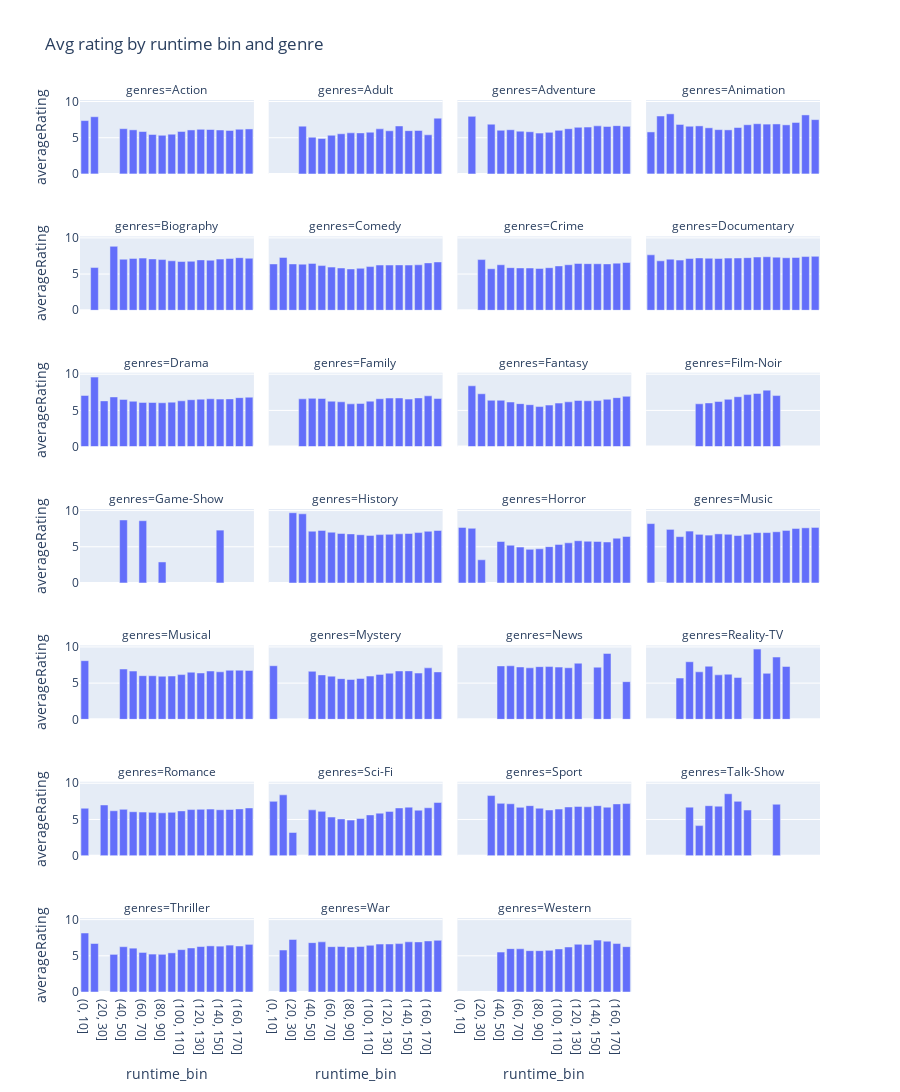

Notebook cell for this chart:
### Code cell
fig = px.bar(avg_rating_by_runtime_bin_and_genre, x="runtime_bin", y="averageRating", facet_col="genres", facet_col_wrap=4, title='Avg rating by runtime bin and genre')
fig.update_layout(height=4000)
fig.show()

### Figure 1 — Plotly figure (JSON) as saved in the notebook; plotly's stock layout.template omitted (floating-point values rounded to 4 significant figures)
{"data": [{"alignmentgroup": "True", "hovertemplate": "genres=Action<br>runtime_bin=%{x}<br>averageRating=%{y}<extra></extra>", "legendgroup": "", "marker": {"color": "#636efa", "pattern": {"shape": ""}}, "name": "", "offsetgroup": "", "orientation": "v", "showlegend": false, "textposition": "auto", "type": "bar", "x": ["(0, 10]", "(10, 20]", "(20, 30]", "(30, 40]", "(40, 50]", "(50, 60]", "(60, 70]", "(70, 80]", "(80, 90]", "(90, 100]", "(100, 110]", "(110, 120]", "(120, 130]", "(130, 140]", "(140, 150]", "(150, 160]", "(160, 170]", "(170, 180]"], "xaxis": "x25", "y": [7.367, 7.9, null, null, 6.247, 6.088, 5.855, 5.446, 5.338, 5.482, 5.863, 6.074, 6.164, 6.134, 6.067, 6.002, 6.171, 6.211], "yaxis": "y25"}, {"alignmentgroup": "True", "hovertemplate": "genres=Adult<br>runtime_bin=%{x}<br>averageRating=%{y}<extra></extra>", "legendgroup": "", "marker": {"color": "#636efa", "pattern": {"shape": ""}}, "name": "", "offsetgroup": "", "orientation": "v", "showlegend": false, "textposition": "auto", "type": "bar", "x": ["(0, 10]", "(10, 20]", "(20, 30]", "(30, 40]", "(40, 50]", "(50, 60]", "(60, 70]", "(70, 80]", "(80, 90]", "(90, 100]", "(100, 110]", "(110, 120]", "(120, 130]", "(130, 140]", "(140, 150]", "(150, 160]", "(160, 170]", "(170, 180]"], "xaxis": "x26", "y": [null, null, null, 6.6, 5.066, 4.892, 5.341, 5.545, 5.674, 5.665, 5.763, 6.223, 5.956, 6.622, 5.975, 6, 5.4, 7.7], "yaxis": "y26"}, {"alignmentgroup": "True", "hovertemplate": "genres=Adventure<br>runtime_bin=%{x}<br>averageRating=%{y}<extra></extra>", "legendgroup": "", "marker": {"color": "#636efa", "pattern": {"shape": ""}}, "name": "", "offsetgroup": "", "orientation": "v", "showlegend": false, "textposition": "auto", "type": "bar", "x": ["(0, 10]", "(10, 20]", "(20, 30]", "(30, 40]", "(40, 50]", "(50, 60]", "(60, 70]", "(70, 80]", "(80, 90]", "(90, 100]", "(100, 110]", "(110, 120]", "(120, 130]", "(130, 140]", "(140, 150]", "(150, 160]", "(160, 170]", "(170, 180]"], "xaxis": "x27", "y": [null, 7.95, null, 6.867, 6.031, 6.102, 5.9, 5.826, 5.636, 5.739, 6.016, 6.247, 6.436, 6.47, 6.639, 6.552, 6.669, 6.574], "yaxis": "y27"}, {"alignmentgroup": "True", "hovertemplate": "genres=Animation<br>runtime_bin=%{x}<br>averageRating=%{y}<extra></extra>", "legendgroup": "", "marker": {"color": "#636efa", "pattern": {"shape": ""}}, "name": "", "offsetgroup": "", "orientation": "v", "showlegend": false, "textposition": "auto", "type": "bar", "x": ["(0, 10]", "(10, 20]", "(20, 30]", "(30, 40]", "(40, 50]", "(50, 60]", "(60, 70]", "(70, 80]", "(80, 90]", "(90, 100]", "(100, 110]", "(110, 120]", "(120, 130]", "(130, 140]", "(140, 150]", "(150, 160]", "(160, 170]", "(170, 180]"], "xaxis": "x28", "y": [5.8, 8, 8.3, 6.833, 6.585, 6.634, 6.37, 6.117, 6.085, 6.409, 6.791, 6.935, 6.879, 6.902, 6.777, 7.106, 8.15, 7.5], "yaxis": "y28"}, {"alignmentgroup": "True", "hovertemplate": "genres=Biography<br>runtime_bin=%{x}<br>averageRating=%{y}<extra></extra>", "legendgroup": "", "marker": {"color": "#636efa", "pattern": {"shape": ""}}, "name": "", "offsetgroup": "", "orientation": "v", "showlegend": false, "textposition": "auto", "type": "bar", "x": ["(0, 10]", "(10, 20]", "(20, 30]", "(30, 40]", "(40, 50]", "(50, 60]", "(60, 70]", "(70, 80]", "(80, 90]", "(90, 100]", "(100, 110]", "(110, 120]", "(120, 130]", "(130, 140]", "(140, 150]", "(150, 160]", "(160, 170]", "(170, 180]"], "xaxis": "x21", "y": [null, 5.9, null, 8.833, 7.05, 7.165, 7.203, 7.091, 7.002, 6.832, 6.734, 6.768, 6.96, 6.916, 7.07, 7.147, 7.265, 7.187], "yaxis": "y21"}, {"alignmentgroup": "True", "hovertemplate": "genres=Comedy<br>runtime_bin=%{x}<br>averageRating=%{y}<extra></extra>", "legendgroup": "", "marker": {"color": "#636efa", "pattern": {"shape": ""}}, "name": "", "offsetgroup": "", "orientation": "v", "showlegend": false, "textposition": "auto", "type": "bar", "x": ["(0, 10]", "(10, 20]", "(20, 30]", "(30, 40]", "(40, 50]", "(50, 60]", "(60, 70]", "(70, 80]", "(80, 90]", "(90, 100]", "(100, 110]", "(110, 120]", "(120, 130]", "(130, 140]", "(140, 150]", "(150, 160]", "(160, 170]", "(170, 180]"], "xaxis": "x22", "y": [6.4, 7.3, 6.4, 6.367, 6.475, 6.173, 5.963, 5.839, 5.708, 5.801, 6.033, 6.246, 6.246, 6.264, 6.247, 6.279, 6.545, 6.674], "yaxis": "y22"}, {"alignmentgroup": "True", "hovertemplate": "genres=Crime<br>runtime_bin=%{x}<br>averageRating=%{y}<extra></extra>", "legendgroup": "", "marker": {"color": "#636efa", "pattern": {"shape": ""}}, "name": "", "offsetgroup": "", "orientation": "v", "showlegend": false, "textposition": "auto", "type": "bar", "x": ["(0, 10]", "(10, 20]", "(20, 30]", "(30, 40]", "(40, 50]", "(50, 60]", "(60, 70]", "(70, 80]", "(80, 90]", "(90, 100]", "(100, 110]", "(110, 120]", "(120, 130]", "(130, 140]", "(140, 150]", "(150, 160]", "(160, 170]", "(170, 180]"], "xaxis": "x23", "y": [null, null, 7, 5.733, 6.282, 5.885, 5.848, 5.837, 5.777, 5.88, 6.125, 6.287, 6.466, 6.437, 6.425, 6.407, 6.511, 6.599], "yaxis": "y23"}, {"alignmentgroup": "True", "hovertemplate": "genres=Documentary<br>runtime_bin=%{x}<br>averageRating=%{y}<extra></extra>", "legendgroup": "", "marker": {"color": "#636efa", "pattern": {"shape": ""}}, "name": "", "offsetgroup": "", "orientation": "v", "showlegend": false, "textposition": "auto", "type": "bar", "x": ["(0, 10]", "(10, 20]", "(20, 30]", "(30, 40]", "(40, 50]", "(50, 60]", "(60, 70]", "(70, 80]", "(80, 90]", "(90, 100]", "(100, 110]", "(110, 120]", "(120, 130]", "(130, 140]", "(140, 150]", "(150, 160]", "(160, 170]", "(170, 180]"], "xaxis": "x24", "y": [7.657, 6.83, 7.063, 6.929, 7.148, 7.229, 7.186, 7.153, 7.205, 7.219, 7.268, 7.354, 7.394, 7.337, 7.255, 7.29, 7.418, 7.451], "yaxis": "y24"}, {"alignmentgroup": "True", "hovertemplate": "genres=Drama<br>runtime_bin=%{x}<br>averageRating=%{y}<extra></extra>", "legendgroup": "", "marker": {"color": "#636efa", "pattern": {"shape": ""}}, "name": "", "offsetgroup": "", "orientation": "v", "showlegend": false, "textposition": "auto", "type": "bar", "x": ["(0, 10]", "(10, 20]", "(20, 30]", "(30, 40]", "(40, 50]", "(50, 60]", "(60, 70]", "(70, 80]", "(80, 90]", "(90, 100]", "(100, 110]", "(110, 120]", "(120, 130]", "(130, 140]", "(140, 150]", "(150, 160]", "(160, 170]", "(170, 180]"], "xaxis": "x17", "y": [7.067, 9.6, 6.317, 6.862, 6.521, 6.266, 6.105, 6.092, 6.056, 6.141, 6.326, 6.477, 6.555, 6.608, 6.563, 6.593, 6.763, 6.828], "yaxis": "y17"}, {"alignmentgroup": "True", "hovertemplate": "genres=Family<br>runtime_bin=%{x}<br>averageRating=%{y}<extra></extra>", "legendgroup": "", "marker": {"color": "#636efa", "pattern": {"shape": ""}}, "name": "", "offsetgroup": "", "orientation": "v", "showlegend": false, "textposition": "auto", "type": "bar", "x": ["(0, 10]", "(10, 20]", "(20, 30]", "(30, 40]", "(40, 50]", "(50, 60]", "(60, 70]", "(70, 80]", "(80, 90]", "(90, 100]", "(100, 110]", "(110, 120]", "(120, 130]", "(130, 140]", "(140, 150]", "(150, 160]", "(160, 170]", "(170, 180]"], "xaxis": "x18", "y": [null, null, null, 6.6, 6.665, 6.648, 6.272, 6.19, 5.906, 5.969, 6.277, 6.614, 6.705, 6.717, 6.562, 6.728, 7.017, 6.643], "yaxis": "y18"}, {"alignmentgroup": "True", "hovertemplate": "genres=Fantasy<br>runtime_bin=%{x}<br>averageRating=%{y}<extra></extra>", "legendgroup": "", "marker": {"color": "#636efa", "pattern": {"shape": ""}}, "name": "", "offsetgroup": "", "orientation": "v", "showlegend": false, "textposition": "auto", "type": "bar", "x": ["(0, 10]", "(10, 20]", "(20, 30]", "(30, 40]", "(40, 50]", "(50, 60]", "(60, 70]", "(70, 80]", "(80, 90]", "(90, 100]", "(100, 110]", "(110, 120]", "(120, 130]", "(130, 140]", "(140, 150]", "(150, 160]", "(160, 170]", "(170, 180]"], "xaxis": "x19", "y": [null, 8.4, 7.3, 6.4, 6.401, 6.161, 5.938, 5.789, 5.529, 5.736, 6.012, 6.184, 6.376, 6.332, 6.359, 6.537, 6.766, 6.95], "yaxis": "y19"}, {"alignmentgroup": "True", "hovertemplate": "genres=Film-Noir<br>runtime_bin=%{x}<br>averageRating=%{y}<extra></extra>", "legendgroup": "", "marker": {"color": "#636efa", "pattern": {"shape": ""}}, "name": "", "offsetgroup": "", "orientation": "v", "showlegend": false, "textposition": "auto", "type": "bar", "x": ["(0, 10]", "(10, 20]", "(20, 30]", "(30, 40]", "(40, 50]", "(50, 60]", "(60, 70]", "(70, 80]", "(80, 90]", "(90, 100]", "(100, 110]", "(110, 120]", "(120, 130]", "(130, 140]", "(140, 150]", "(150, 160]", "(160, 170]", "(170, 180]"], "xaxis": "x20", "y": [null, null, null, null, null, 5.913, 6.033, 6.228, 6.532, 6.892, 7.186, 7.344, 7.8, 7.05, null, null, null, null], "yaxis": "y20"}, {"alignmentgroup": "True", "hovertemplate": "genres=Game-Show<br>runtime_bin=%{x}<br>averageRating=%{y}<extra></extra>", "legendgroup": "", "marker": {"color": "#636efa", "pattern": {"shape": ""}}, "name": "", "offsetgroup": "", "orientation": "v", "showlegend": false, "textposition": "auto", "type": "bar", "x": ["(0, 10]", "(10, 20]", "(20, 30]", "(30, 40]", "(40, 50]", "(50, 60]", "(60, 70]", "(70, 80]", "(80, 90]", "(90, 100]", "(100, 110]", "(110, 120]", "(120, 130]", "(130, 140]", "(140, 150]", "(150, 160]", "(160, 170]", "(170, 180]"], "xaxis": "x13", "y": [null, null, null, null, 8.7, null, 8.6, null, 2.9, null, null, null, null, null, 7.3, null, null, null], "yaxis": "y13"}, {"alignmentgroup": "True", "hovertemplate": "genres=History<br>runtime_bin=%{x}<br>averageRating=%{y}<extra></extra>", "legendgroup": "", "marker": {"color": "#636efa", "pattern": {"shape": ""}}, "name": "", "offsetgroup": "", "orientation": "v", "showlegend": false, "textposition": "auto", "type": "bar", "x": ["(0, 10]", "(10, 20]", "(20, 30]", "(30, 40]", "(40, 50]", "(50, 60]", "(60, 70]", "(70, 80]", "(80, 90]", "(90, 100]", "(100, 110]", "(110, 120]", "(120, 130]", "(130, 140]", "(140, 150]", "(150, 160]", "(160, 170]", "(170, 180]"], "xaxis": "x14", "y": [null, null, 9.7, 9.55, 7.148, 7.261, 7.009, 6.836, 6.779, 6.663, 6.573, 6.68, 6.716, 6.791, 6.831, 6.961, 7.138, 7.251], "yaxis": "y14"}, {"alignmentgroup": "True", "hovertemplate": "genres=Horror<br>runtime_bin=%{x}<br>averageRating=%{y}<extra></extra>", "legendgroup": "", "marker": {"color": "#636efa", "pattern": {"shape": ""}}, "name": "", "offsetgroup": "", "orientation": "v", "showlegend": false, "textposition": "auto", "type": "bar", "x": ["(0, 10]", "(10, 20]", "(20, 30]", "(30, 40]", "(40, 50]", "(50, 60]", "(60, 70]", "(70, 80]", "(80, 90]", "(90, 100]", "(100, 110]", "(110, 120]", "(120, 130]", "(130, 140]", "(140, 150]", "(150, 160]", "(160, 170]", "(170, 180]"], "xaxis": "x15", "y": [7.675, 7.55, 3.2, null, 5.726, 5.213, 4.956, 4.641, 4.717, 5.017, 5.327, 5.543, 5.833, 5.762, 5.73, 5.66, 6.185, 6.425], "yaxis": "y15"}, {"alignmentgroup": "True", "hovertemplate": "genres=Music<br>runtime_bin=%{x}<br>averageRating=%{y}<extra></extra>", "legendgroup": "", "marker": {"color": "#636efa", "pattern": {"shape": ""}}, "name": "", "offsetgroup": "", "orientation": "v", "showlegend": false, "textposition": "auto", "type": "bar", "x": ["(0, 10]", "(10, 20]", "(20, 30]", "(30, 40]", "(40, 50]", "(50, 60]", "(60, 70]", "(70, 80]", "(80, 90]", "(90, 100]", "(100, 110]", "(110, 120]", "(120, 130]", "(130, 140]", "(140, 150]", "(150, 160]", "(160, 170]", "(170, 180]"], "xaxis": "x16", "y": [8.2, null, 7.4, 6.4, 7.166, 6.716, 6.609, 6.782, 6.726, 6.551, 6.733, 6.954, 6.961, 7.072, 7.256, 7.526, 7.617, 7.671], "yaxis": "y16"}, {"alignmentgroup": "True", "hovertemplate": "genres=Musical<br>runtime_bin=%{x}<br>averageRating=%{y}<extra></extra>", "legendgroup": "", "marker": {"color": "#636efa", "pattern": {"shape": ""}}, "name": "", "offsetgroup": "", "orientation": "v", "showlegend": false, "textposition": "auto", "type": "bar", "x": ["(0, 10]", "(10, 20]", "(20, 30]", "(30, 40]", "(40, 50]", "(50, 60]", "(60, 70]", "(70, 80]", "(80, 90]", "(90, 100]", "(100, 110]", "(110, 120]", "(120, 130]", "(130, 140]", "(140, 150]", "(150, 160]", "(160, 170]", "(170, 180]"], "xaxis": "x9", "y": [8.1, null, null, null, 6.946, 6.662, 6.026, 6.015, 5.954, 5.979, 6.176, 6.508, 6.403, 6.671, 6.562, 6.771, 6.78, 6.75], "yaxis": "y9"}, {"alignmentgroup": "True", "hovertemplate": "genres=Mystery<br>runtime_bin=%{x}<br>averageRating=%{y}<extra></extra>", "legendgroup": "", "marker": {"color": "#636efa", "pattern": {"shape": ""}}, "name": "", "offsetgroup": "", "orientation": "v", "showlegend": false, "textposition": "auto", "type": "bar", "x": ["(0, 10]", "(10, 20]", "(20, 30]", "(30, 40]", "(40, 50]", "(50, 60]", "(60, 70]", "(70, 80]", "(80, 90]", "(90, 100]", "(100, 110]", "(110, 120]", "(120, 130]", "(130, 140]", "(140, 150]", "(150, 160]", "(160, 170]", "(170, 180]"], "xaxis": "x10", "y": [7.4, null, null, null, 6.63, 6.137, 5.96, 5.619, 5.5, 5.643, 5.973, 6.205, 6.37, 6.678, 6.689, 6.393, 7.105, 6.55], "yaxis": "y10"}, {"alignmentgroup": "True", "hovertemplate": "genres=News<br>runtime_bin=%{x}<br>averageRating=%{y}<extra></extra>", "legendgroup": "", "marker": {"color": "#636efa", "pattern": {"shape": ""}}, "name": "", "offsetgroup": "", "orientation": "v", "showlegend": false, "textposition": "auto", "type": "bar", "x": ["(0, 10]", "(10, 20]", "(20, 30]", "(30, 40]", "(40, 50]", "(50, 60]", "(60, 70]", "(70, 80]", "(80, 90]", "(90, 100]", "(100, 110]", "(110, 120]", "(120, 130]", "(130, 140]", "(140, 150]", "(150, 160]", "(160, 170]", "(170, 180]"], "xaxis": "x11", "y": [null, null, null, null, 7.372, 7.392, 7.232, 7.111, 7.272, 7.285, 7.212, 7.118, 7.75, null, 7.2, 9.1, null, 5.2], "yaxis": "y11"}, {"alignmentgroup": "True", "hovertemplate": "genres=Reality-TV<br>runtime_bin=%{x}<br>averageRating=%{y}<extra></extra>", "legendgroup": "", "marker": {"color": "#636efa", "pattern": {"shape": ""}}, "name": "", "offsetgroup": "", "orientation": "v", "showlegend": false, "textposition": "auto", "type": "bar", "x": ["(0, 10]", "(10, 20]", "(20, 30]", "(30, 40]", "(40, 50]", "(50, 60]", "(60, 70]", "(70, 80]", "(80, 90]", "(90, 100]", "(100, 110]", "(110, 120]", "(120, 130]", "(130, 140]", "(140, 150]", "(150, 160]", "(160, 170]", "(170, 180]"], "xaxis": "x12", "y": [null, null, null, 5.7, 7.95, 6.56, 7.333, 6.14, 6.229, 5.771, null, 9.7, 6.35, 8.6, 7.3, null, null, null], "yaxis": "y12"}, {"alignmentgroup": "True", "hovertemplate": "genres=Romance<br>runtime_bin=%{x}<br>averageRating=%{y}<extra></extra>", "legendgroup": "", "marker": {"color": "#636efa", "pattern": {"shape": ""}}, "name": "", "offsetgroup": "", "orientation": "v", "showlegend": false, "textposition": "auto", "type": "bar", "x": ["(0, 10]", "(10, 20]", "(20, 30]", "(30, 40]", "(40, 50]", "(50, 60]", "(60, 70]", "(70, 80]", "(80, 90]", "(90, 100]", "(100, 110]", "(110, 120]", "(120, 130]", "(130, 140]", "(140, 150]", "(150, 160]", "(160, 170]", "(170, 180]"], "xaxis": "x5", "y": [6.55, null, 7, 6.2, 6.396, 6.069, 6.018, 5.982, 5.917, 5.982, 6.182, 6.363, 6.399, 6.427, 6.341, 6.379, 6.46, 6.593], "yaxis": "y5"}, {"alignmentgroup": "True", "hovertemplate": "genres=Sci-Fi<br>runtime_bin=%{x}<br>averageRating=%{y}<extra></extra>", "legendgroup": "", "marker": {"color": "#636efa", "pattern": {"shape": ""}}, "name": "", "offsetgroup": "", "orientation": "v", "showlegend": false, "textposition": "auto", "type": "bar", "x": ["(0, 10]", "(10, 20]", "(20, 30]", "(30, 40]", "(40, 50]", "(50, 60]", "(60, 70]", "(70, 80]", "(80, 90]", "(90, 100]", "(100, 110]", "(110, 120]", "(120, 130]", "(130, 140]", "(140, 150]", "(150, 160]", "(160, 170]", "(170, 180]"], "xaxis": "x6", "y": [7.5, 8.4, 3.2, null, 6.327, 6.118, 5.332, 5.074, 4.914, 5.13, 5.629, 5.871, 6.115, 6.592, 6.7, 6.279, 6.614, 7.34], "yaxis": "y6"}, {"alignmentgroup": "True", "hovertemplate": "genres=Sport<br>runtime_bin=%{x}<br>averageRating=%{y}<extra></extra>", "legendgroup": "", "marker": {"color": "#636efa", "pattern": {"shape": ""}}, "name": "", "offsetgroup": "", "orientation": "v", "showlegend": false, "textposition": "auto", "type": "bar", "x": ["(0, 10]", "(10, 20]", "(20, 30]", "(30, 40]", "(40, 50]", "(50, 60]", "(60, 70]", "(70, 80]", "(80, 90]", "(90, 100]", "(100, 110]", "(110, 120]", "(120, 130]", "(130, 140]", "(140, 150]", "(150, 160]", "(160, 170]", "(170, 180]"], "xaxis": "x7", "y": [null, null, null, 8.3, 7.224, 7.168, 6.677, 6.905, 6.551, 6.309, 6.44, 6.723, 6.798, 6.751, 6.908, 6.691, 7.15, 7.195], "yaxis": "y7"}, {"alignmentgroup": "True", "hovertemplate": "genres=Talk-Show<br>runtime_bin=%{x}<br>averageRating=%{y}<extra></extra>", "legendgroup": "", "marker": {"color": "#636efa", "pattern": {"shape": ""}}, "name": "", "offsetgroup": "", "orientation": "v", "showlegend": false, "textposition": "auto", "type": "bar", "x": ["(0, 10]", "(10, 20]", "(20, 30]", "(30, 40]", "(40, 50]", "(50, 60]", "(60, 70]", "(70, 80]", "(80, 90]", "(90, 100]", "(100, 110]", "(110, 120]", "(120, 130]", "(130, 140]", "(140, 150]", "(150, 160]", "(160, 170]", "(170, 180]"], "xaxis": "x8", "y": [null, null, null, null, 6.7, 4.15, 6.9, 6.833, 8.55, 7.5, 6.3, null, null, 7.1, null, null, null, null], "yaxis": "y8"}, {"alignmentgroup": "True", "hovertemplate": "genres=Thriller<br>runtime_bin=%{x}<br>averageRating=%{y}<extra></extra>", "legendgroup": "", "marker": {"color": "#636efa", "pattern": {"shape": ""}}, "name": "", "offsetgroup": "", "orientation": "v", "showlegend": false, "textposition": "auto", "type": "bar", "x": ["(0, 10]", "(10, 20]", "(20, 30]", "(30, 40]", "(40, 50]", "(50, 60]", "(60, 70]", "(70, 80]", "(80, 90]", "(90, 100]", "(100, 110]", "(110, 120]", "(120, 130]", "(130, 140]", "(140, 150]", "(150, 160]", "(160, 170]", "(170, 180]"], "xaxis": "x", "y": [8.15, 6.7, null, 5.2, 6.26, 6.055, 5.465, 5.238, 5.208, 5.407, 5.853, 6.081, 6.279, 6.371, 6.335, 6.48, 6.356, 6.58], "yaxis": "y"}, {"alignmentgroup": "True", "hovertemplate": "genres=War<br>runtime_bin=%{x}<br>averageRating=%{y}<extra></extra>", "legendgroup": "", "marker": {"color": "#636efa", "pattern": {"shape": ""}}, "name": "", "offsetgroup": "", "orientation": "v", "showlegend": false, "textposition": "auto", "type": "bar", "x": ["(0, 10]", "(10, 20]", "(20, 30]", "(30, 40]", "(40, 50]", "(50, 60]", "(60, 70]", "(70, 80]", "(80, 90]", "(90, 100]", "(100, 110]", "(110, 120]", "(120, 130]", "(130, 140]", "(140, 150]", "(150, 160]", "(160, 170]", "(170, 180]"], "xaxis": "x2", "y": [null, 5.8, 7.257, null, 6.819, 6.928, 6.265, 6.286, 6.206, 6.296, 6.454, 6.621, 6.635, 6.687, 6.932, 6.922, 7.055, 7.139], "yaxis": "y2"}, {"alignmentgroup": "True", "hovertemplate": "genres=Western<br>runtime_bin=%{x}<br>averageRating=%{y}<extra></extra>", "legendgroup": "", "marker": {"color": "#636efa", "pattern": {"shape": ""}}, "name": "", "offsetgroup": "", "orientation": "v", "showlegend": false, "textposition": "auto", "type": "bar", "x": ["(0, 10]", "(10, 20]", "(20, 30]", "(30, 40]", "(40, 50]", "(50, 60]", "(60, 70]", "(70, 80]", "(80, 90]", "(90, 100]", "(100, 110]", "(110, 120]", "(120, 130]", "(130, 140]", "(140, 150]", "(150, 160]", "(160, 170]", "(170, 180]"], "xaxis": "x3", "y": [null, null, null, null, 5.514, 5.991, 5.97, 5.71, 5.711, 5.751, 5.956, 6.218, 6.598, 6.561, 7.167, 7.02, 6.693, 6.267], "yaxis": "y3"}], "layout": {"annotations": [{"font": {}, "showarrow": false, "text": "genres=Thriller", "x": 0.1175, "xanchor": "center", "xref": "paper", "y": 0.08286, "yanchor": "bottom", "yref": "paper"}, {"font": {}, "showarrow": false, "text": "genres=War", "x": 0.3725, "xanchor": "center", "xref": "paper", "y": 0.08286, "yanchor": "bottom", "yref": "paper"}, {"font": {}, "showarrow": false, "text": "genres=Western", "x": 0.6275, "xanchor": "center", "xref": "paper", "y": 0.08286, "yanchor": "bottom", "yref": "paper"}, {"font": {}, "showarrow": false, "text": "genres=Romance", "x": 0.1175, "xanchor": "center", "xref": "paper", "y": 0.2357, "yanchor": "bottom", "yref": "paper"}, {"font": {}, "showarrow": false, "text": "genres=Sci-Fi", "x": 0.3725, "xanchor": "center", "xref": "paper", "y": 0.2357, "yanchor": "bottom", "yref": "paper"}, {"font": {}, "showarrow": false, "text": "genres=Sport", "x": 0.6275, "xanchor": "center", "xref": "paper", "y": 0.2357, "yanchor": "bottom", "yref": "paper"}, {"font": {}, "showarrow": false, "text": "genres=Talk-Show", "x": 0.8825, "xanchor": "center", "xref": "paper", "y": 0.2357, "yanchor": "bottom", "yref": "paper"}, {"font": {}, "showarrow": false, "text": "genres=Musical", "x": 0.1175, "xanchor": "center", "xref": "paper", "y": 0.3886, "yanchor": "bottom", "yref": "paper"}, {"font": {}, "showarrow": false, "text": "genres=Mystery", "x": 0.3725, "xanchor": "center", "xref": "paper", "y": 0.3886, "yanchor": "bottom", "yref": "paper"}, {"font": {}, "showarrow": false, "text": "genres=News", "x": 0.6275, "xanchor": "center", "xref": "paper", "y": 0.3886, "yanchor": "bottom", "yref": "paper"}, {"font": {}, "showarrow": false, "text": "genres=Reality-TV", "x": 0.8825, "xanchor": "center", "xref": "paper", "y": 0.3886, "yanchor": "bottom", "yref": "paper"}, {"font": {}, "showarrow": false, "text": "genres=Game-Show", "x": 0.1175, "xanchor": "center", "xref": "paper", "y": 0.5414, "yanchor": "bottom", "yref": "paper"}, {"font": {}, "showarrow": false, "text": "genres=History", "x": 0.3725, "xanchor": "center", "xref": "paper", "y": 0.5414, "yanchor": "bottom", "yref": "paper"}, {"font": {}, "showarrow": false, "text": "genres=Horror", "x": 0.6275, "xanchor": "center", "xref": "paper", "y": 0.5414, "yanchor": "bottom", "yref": "paper"}, {"font": {}, "showarrow": false, "text": "genres=Music", "x": 0.8825, "xanchor": "center", "xref": "paper", "y": 0.5414, "yanchor": "bottom", "yref": "paper"}, {"font": {}, "showarrow": false, "text": "genres=Drama", "x": 0.1175, "xanchor": "center", "xref": "paper", "y": 0.6943, "yanchor": "bottom", "yref": "paper"}, {"font": {}, "showarrow": false, "text": "genres=Family", "x": 0.3725, "xanchor": "center", "xref": "paper", "y": 0.6943, "yanchor": "bottom", "yref": "paper"}, {"font": {}, "showarrow": false, "text": "genres=Fantasy", "x": 0.6275, "xanchor": "center", "xref": "paper", "y": 0.6943, "yanchor": "bottom", "yref": "paper"}, {"font": {}, "showarrow": false, "text": "genres=Film-Noir", "x": 0.8825, "xanchor": "center", "xref": "paper", "y": 0.6943, "yanchor": "bottom", "yref": "paper"}, {"font": {}, "showarrow": false, "text": "genres=Biography", "x": 0.1175, "xanchor": "center", "xref": "paper", "y": 0.8471, "yanchor": "bottom", "yref": "paper"}, {"font": {}, "showarrow": false, "text": "genres=Comedy", "x": 0.3725, "xanchor": "center", "xref": "paper", "y": 0.8471, "yanchor": "bottom", "yref": "paper"}, {"font": {}, "showarrow": false, "text": "genres=Crime", "x": 0.6275, "xanchor": "center", "xref": "paper", "y": 0.8471, "yanchor": "bottom", "yref": "paper"}, {"font": {}, "showarrow": false, "text": "genres=Documentary", "x": 0.8825, "xanchor": "center", "xref": "paper", "y": 0.8471, "yanchor": "bottom", "yref": "paper"}, {"font": {}, "showarrow": false, "text": "genres=Action", "x": 0.1175, "xanchor": "center", "xref": "paper", "y": 1, "yanchor": "bottom", "yref": "paper"}, {"font": {}, "showarrow": false, "text": "genres=Adult", "x": 0.3725, "xanchor": "center", "xref": "paper", "y": 1, "yanchor": "bottom", "yref": "paper"}, {"font": {}, "showarrow": false, "text": "genres=Adventure", "x": 0.6275, "xanchor": "center", "xref": "paper", "y": 1, "yanchor": "bottom", "yref": "paper"}, {"font": {}, "showarrow": false, "text": "genres=Animation", "x": 0.8825, "xanchor": "center", "xref": "paper", "y": 1, "yanchor": "bottom", "yref": "paper"}], "barmode": "relative", "height": 4000, "legend": {"tracegroupgap": 0}, "title": {"text": "Avg rating by runtime bin and genre"}, "xaxis": {"anchor": "y", "domain": [0, 0.235], "title": {"text": "runtime_bin"}}, "xaxis10": {"anchor": "y10", "domain": [0.255, 0.49], "matches": "x", "showticklabels": false}, "xaxis11": {"anchor": "y11", "domain": [0.51, 0.745], "matches": "x", "showticklabels": false}, "xaxis12": {"anchor": "y12", "domain": [0.765, 1.0], "matches": "x", "showticklabels": false}, "xaxis13": {"anchor": "y13", "domain": [0, 0.235], "matches": "x", "showticklabels": false}, "xaxis14": {"anchor": "y14", "domain": [0.255, 0.49], "matches": "x", "showticklabels": false}, "xaxis15": {"anchor": "y15", "domain": [0.51, 0.745], "matches": "x", "showticklabels": false}, "xaxis16": {"anchor": "y16", "domain": [0.765, 1.0], "matches": "x", "showticklabels": false}, "xaxis17": {"anchor": "y17", "domain": [0, 0.235], "matches": "x", "showticklabels": false}, "xaxis18": {"anchor": "y18", "domain": [0.255, 0.49], "matches": "x", "showticklabels": false}, "xaxis19": {"anchor": "y19", "domain": [0.51, 0.745], "matches": "x", "showticklabels": false}, "xaxis2": {"anchor": "y2", "domain": [0.255, 0.49], "matches": "x", "title": {"text": "runtime_bin"}}, "xaxis20": {"anchor": "y20", "domain": [0.765, 1.0], "matches": "x", "showticklabels": false}, "xaxis21": {"anchor": "y21", "domain": [0, 0.235], "matches": "x", "showticklabels": false}, "xaxis22": {"anchor": "y22", "domain": [0.255, 0.49], "matches": "x", "showticklabels": false}, "xaxis23": {"anchor": "y23", "domain": [0.51, 0.745], "matches": "x", "showticklabels": false}, "xaxis24": {"anchor": "y24", "domain": [0.765, 1.0], "matches": "x", "showticklabels": false}, "xaxis25": {"anchor": "y25", "domain": [0, 0.235], "matches": "x", "showticklabels": false}, "xaxis26": {"anchor": "y26", "domain": [0.255, 0.49], "matches": "x", "showticklabels": false}, "xaxis27": {"anchor": "y27", "domain": [0.51, 0.745], "matches": "x", "showticklabels": false}, "xaxis28": {"anchor": "y28", "domain": [0.765, 1.0], "matches": "x", "showticklabels": false}, "xaxis3": {"anchor": "y3", "domain": [0.51, 0.745], "matches": "x", "title": {"text": "runtime_bin"}}, "xaxis4": {"anchor": "y4", "domain": [0.765, 1.0], "matches": "x", "title": {"text": "runtime_bin"}}, "xaxis5": {"anchor": "y5", "domain": [0, 0.235], "matches": "x", "showticklabels": false}, "xaxis6": {"anchor": "y6", "domain": [0.255, 0.49], "matches": "x", "showticklabels": false}, "xaxis7": {"anchor": "y7", "domain": [0.51, 0.745], "matches": "x", "showticklabels": false}, "xaxis8": {"anchor": "y8", "domain": [0.765, 1.0], "matches": "x", "showticklabels": false}, "xaxis9": {"anchor": "y9", "domain": [0, 0.235], "matches": "x", "showticklabels": false}, "yaxis": {"anchor": "x", "domain": [0, 0.08286], "title": {"text": "averageRating"}}, "yaxis10": {"anchor": "x10", "domain": [0.3057, 0.3886], "matches": "y", "showticklabels": false}, "yaxis11": {"anchor": "x11", "domain": [0.3057, 0.3886], "matches": "y", "showticklabels": false}, "yaxis12": {"anchor": "x12", "domain": [0.3057, 0.3886], "matches": "y", "showticklabels": false}, "yaxis13": {"anchor": "x13", "domain": [0.4586, 0.5414], "matches": "y", "title": {"text": "averageRating"}}, "yaxis14": {"anchor": "x14", "domain": [0.4586, 0.5414], "matches": "y", "showticklabels": false}, "yaxis15": {"anchor": "x15", "domain": [0.4586, 0.5414], "matches": "y", "showticklabels": false}, "yaxis16": {"anchor": "x16", "domain": [0.4586, 0.5414], "matches": "y", "showticklabels": false}, "yaxis17": {"anchor": "x17", "domain": [0.6114, 0.6943], "matches": "y", "title": {"text": "averageRating"}}, "yaxis18": {"anchor": "x18", "domain": [0.6114, 0.6943], "matches": "y", "showticklabels": false}, "yaxis19": {"anchor": "x19", "domain": [0.6114, 0.6943], "matches": "y", "showticklabels": false}, "yaxis2": {"anchor": "x2", "domain": [0, 0.08286], "matches": "y", "showticklabels": false}, "yaxis20": {"anchor": "x20", "domain": [0.6114, 0.6943], "matches": "y", "showticklabels": false}, "yaxis21": {"anchor": "x21", "domain": [0.7643, 0.8471], "matches": "y", "title": {"text": "averageRating"}}, "yaxis22": {"anchor": "x22", "domain": [0.7643, 0.8471], "matches": "y", "showticklabels": false}, "yaxis23": {"anchor": "x23", "domain": [0.7643, 0.8471], "matches": "y", "showticklabels": false}, "yaxis24": {"anchor": "x24", "domain": [0.7643, 0.8471], "matches": "y", "showticklabels": false}, "yaxis25": {"anchor": "x25", "domain": [0.9171, 1], "matches": "y", "title": {"text": "averageRating"}}, "yaxis26": {"anchor": "x26", "domain": [0.9171, 1], "matches": "y", "showticklabels": false}, "yaxis27": {"anchor": "x27", "domain": [0.9171, 1], "matches": "y", "showticklabels": false}, "yaxis28": {"anchor": "x28", "domain": [0.9171, 1], "matches": "y", "showticklabels": false}, "yaxis3": {"anchor": "x3", "domain": [0, 0.08286], "matches": "y", "showticklabels": false}, "yaxis4": {"anchor": "x4", "domain": [0, 0.08286], "matches": "y", "showticklabels": false}, "yaxis5": {"anchor": "x5", "domain": [0.1529, 0.2357], "matches": "y", "title": {"text": "averageRating"}}, "yaxis6": {"anchor": "x6", "domain": [0.1529, 0.2357], "matches": "y", "showticklabels": false}, "yaxis7": {"anchor": "x7", "domain": [0.1529, 0.2357], "matches": "y", "showticklabels": false}, "yaxis8": {"anchor": "x8", "domain": [0.1529, 0.2357], "matches": "y", "showticklabels": false}, "yaxis9": {"anchor": "x9", "domain": [0.3057, 0.3886], "matches": "y", "title": {"text": "averageRating"}}}}
